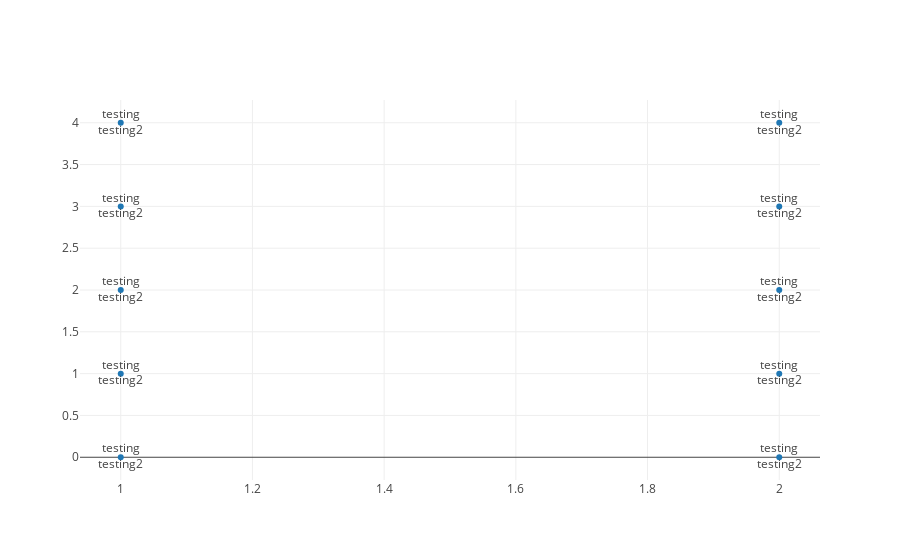

The notebook cell this image was saved under:
### Code cell
#test x/y hoverlabels
N = 100
random_x = np.linspace(0, 1, N)
random_y0 = np.random.randn(N)+5
random_y1 = np.random.randn(N)
random_y2 = np.random.randn(N)-5

text = "testing<br>testing2"

# Create traces
trace0 = go.Scatter(
    x = [1,1,1,1,1,2,2,2,2,2],
    y = [0,1,2,3,4,0,1,2,3,4],
    text = [text for t in range(10)],
    mode = 'markers+text',
    name = 'markers',
    hoverinfo='text'
)

fig = go.Figure(data=[trace0])
iplot(fig)

### Figure 1 — Plotly figure (JSON) as saved in the notebook; plotly's stock layout.template omitted (floating-point values rounded to 4 significant figures)
{"data": [{"hoverinfo": "text", "mode": "markers+text", "name": "markers", "text": ["testing<br>testing2", "testing<br>testing2", "testing<br>testing2", "testing<br>testing2", "testing<br>testing2", "testing<br>testing2", "testing<br>testing2", "testing<br>testing2", "testing<br>testing2", "testing<br>testing2"], "type": "scatter", "x": [1, 1, 1, 1, 1, 2, 2, 2, 2, 2], "y": [0, 1, 2, 3, 4, 0, 1, 2, 3, 4]}], "layout": {}}
